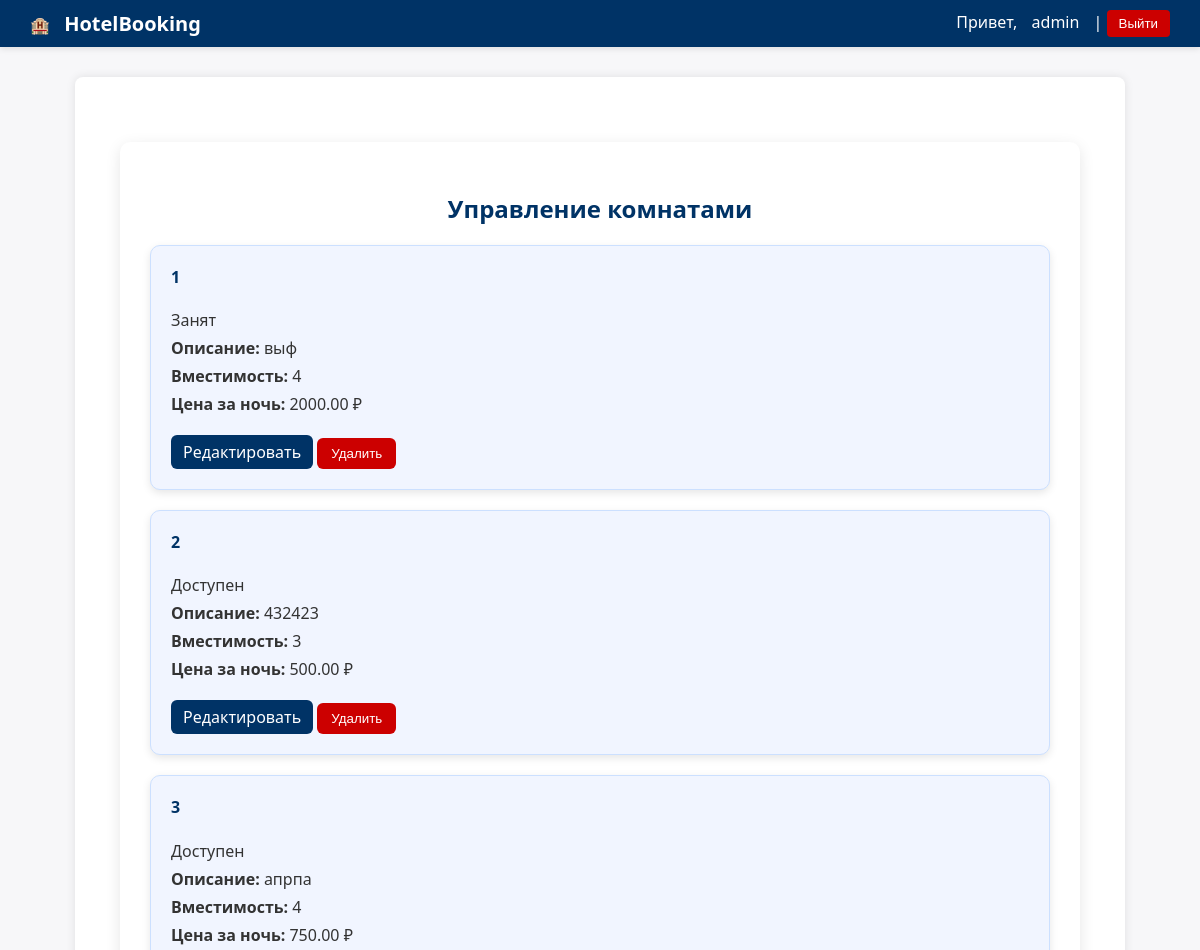
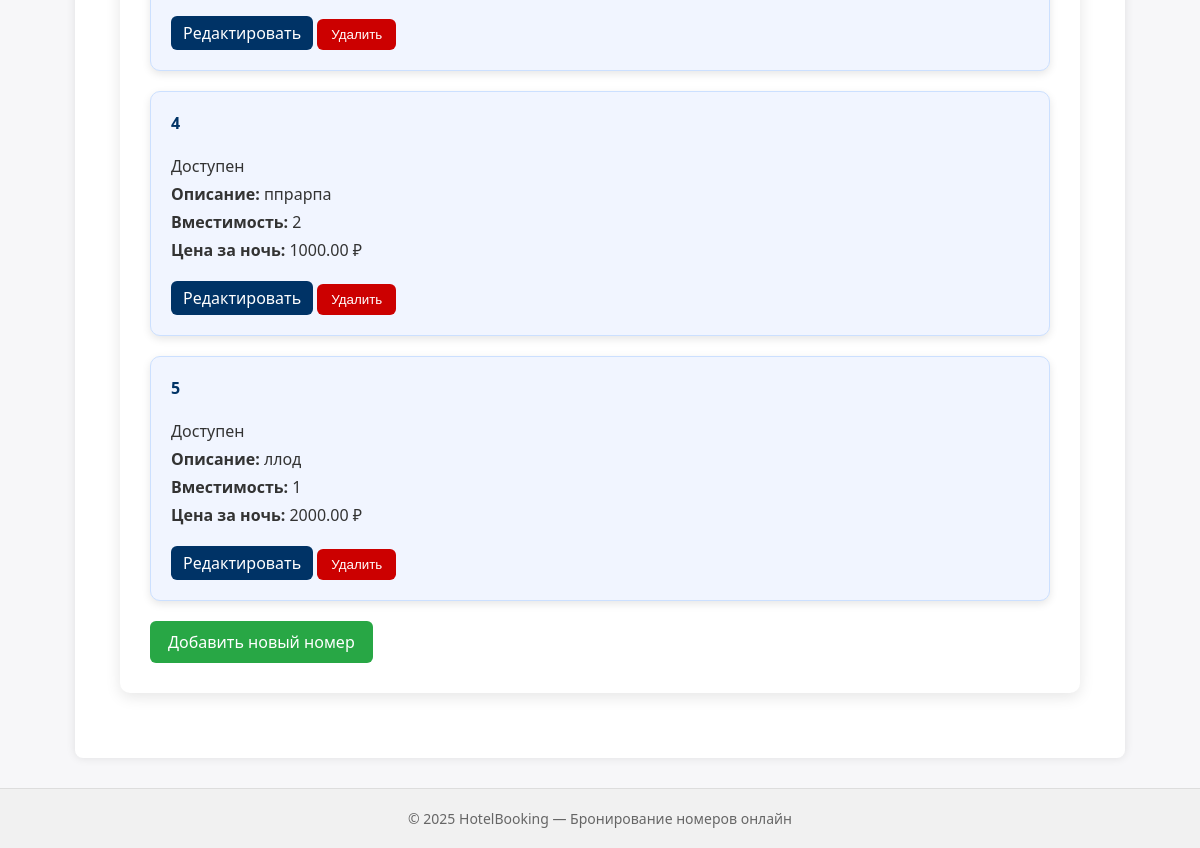
Page /booking/rooms/manage/ (signed in) on the committed database (2 pictures, top to bottom).
### account_app/models.py (models this page shows, shortened)
class User(AbstractUser):
    ROLE_CHOICES = (
        ('admin', 'Администратор'),
        ('guest', 'Гость'),
    )
    role = models.CharField(max_length=10, choices=ROLE_CHOICES, default='guest')
    is_approved = models.BooleanField(default=False)
    objects = UserManager()

### booking_app/models.py (models this page shows, shortened)
class Room(models.Model):
    STATUS_CHOICES = (
        ('available', 'Доступен'),
        ('occupied', 'Занят'),
    )
    title = models.CharField(max_length=100)
    description = models.TextField()
    capacity = models.PositiveIntegerField()
    price_per_night = models.DecimalField(max_digits=8, decimal_places=2)
    status = models.CharField(max_length=10, choices=STATUS_CHOICES, default='available')
    objects = models.Manager()

### booking_app/views.py (the view)
    def wrapper(request, *args, **kwargs):
        if not request.user.is_authenticated or not (request.user.role == 'admin' or request.user.is_superuser):
            raise PermissionDenied
        return view_func(request, *args, **kwargs)

### booking_app/views.py (called while the page is built)
def admin_required(view_func):
    def wrapper(request, *args, **kwargs):
        if not request.user.is_authenticated or not (request.user.role == 'admin' or request.user.is_superuser):
            raise PermissionDenied
        return view_func(request, *args, **kwargs)
    return wrapper

@login_required
@admin_required
def room_manage_view(request):
    rooms = Room.objects.all()
    return render(request, 'booking_app/room_manage.html', {'rooms': rooms})

### booking_app/templates/booking_app/room_manage.html (shortened to what this page needs)
{% extends "base.html" %}
{% block content %}
<div class="profile-container">
    <h2>Управление комнатами</h2>
    {% if rooms %}
        <div class="rooms-list">
            {% for room in rooms %}
                <div class="room-card">
                    <div class="room-header">
                        <h4>{{ room.title }}</h4>
                        <span class="room-status">{{ room.get_status_display }}</span>
                    </div>
                    <p><strong>Описание:</strong> {{ room.description }}</p>
                    <p><strong>Вместимость:</strong> {{ room.capacity }}</p>
                    <p><strong>Цена за ночь:</strong> {{ room.price_per_night }} ₽</p>
                    <div class="room-actions">
                        <a href="{% url 'booking_app:room_edit' room.id %}" class="btn-edit">Редактировать</a>
                        <form action="{% url 'booking_app:room_delete' room.id %}" method="post" style="display:inline;">
                                <button type="submit" class="btn-delete">Удалить</button>
                            </form>
                    </div>
                </div>
            {% endfor %}
        </div>
    {% else %}
        <p>Пока нет добавленных комнат.</p>
    {% endif %}
    <a href="{% url 'booking_app:room_add' %}" class="add-room-btn">Добавить новый номер</a>
</div>
{% endblock %}

### templates/base.html (shortened to what this page needs)
<!DOCTYPE html>
<html lang="ru">
<head>
    {% load static %}
    <link rel="stylesheet" href="{% static 'css/style.css' %}">
</head>
<body>
    <nav>
        <div class="nav-left">
            🏨 <a href="/" class="brand">HotelBooking</a>
        </div>
        <div class="nav-right">
            {% if user.is_authenticated %}
                Привет, <a href="{% url 'account_app:profile' %}">{{ user.username }}</a> |
                <form method="post" action="{% url 'account_app:logout' %}" class="logout-form">
                    <button type="submit">Выйти</button>
                </form>
            {% else %}
                <a href="{% url 'account_app:login' %}">Вход</a> |
                <a href="{% url 'account_app:signup' %}">Регистрация</a>
            {% endif %}
        </div>
    </nav>
    <main>
        {% block content %}
        {% endblock %}
    </main>
    <footer>
        © 2025 HotelBooking — Бронирование номеров онлайн
    </footer>
</body>
</html>

### idz_project/static/css/style.css (style rules this page uses)
body { font-family: "Segoe UI", Roboto, Arial, sans-serif; background-color: #f7f7f9; color: #333; margin: 0; padding: 0; }
nav { background-color: #003366; color: white; display: flex; justify-content: space-between; align-items: center; padding: 10px 30px; box-shadow: 0 2px 6px rgba(0, 0, 0, 0.1); }
nav a { color: white; text-decoration: none; margin: 0 10px; font-weight: 500; transition: color 0.3s ease; }
.brand { font-size: 20px; font-weight: bold; color: white; text-decoration: none; }
.logout-form { display: inline; }
.logout-form button { background-color: #cc0000; border: none; color: white; padding: 6px 12px; border-radius: 4px; cursor: pointer; font-weight: 500; transition: background 0.3s ease; }
main { max-width: 1000px; margin: 30px auto; background-color: white; padding: 25px; border-radius: 8px; box-shadow: 0 0 10px rgba(0, 0, 0, 0.1); }
footer { text-align: center; color: #666; padding: 20px; font-size: 14px; border-top: 1px solid #ddd; background: #f1f1f1; }
.profile-container { max-width: 900px; margin: 40px auto; background: #ffffff; padding: 30px; border-radius: 10px; box-shadow: 0 4px 15px rgba(0, 0, 0, 0.1); }
.profile-container h2 { text-align: center; color: #003366; margin-bottom: 20px; }
.rooms-list { display: flex; flex-direction: column; gap: 20px; }
.room-card { background-color: #f1f5ff; border: 1px solid #cce0ff; border-radius: 10px; padding: 20px; box-shadow: 0 3px 8px rgba(0, 0, 0, 0.1); transition: transform 0.2s ease, box-shadow 0.2s ease; }
.room-card h4 { margin-top: 0; color: #003366; }
.room-card p { margin: 6px 0; }
.room-card a { display: inline-block; margin-top: 10px; padding: 6px 12px; background-color: #003366; color: white; text-decoration: none; border-radius: 6px; font-weight: 500; transition: background 0.3s ease; }
.add-room-btn { display: inline-block; margin-top: 20px; padding: 10px 18px; background-color: #28a745; color: white; text-decoration: none; border-radius: 6px; font-weight: 500; transition: background 0.3s ease; }
.room-actions { margin-top: 10px; }
.btn-edit, .btn-cancel, .btn-delete { display: inline-block; padding: 8px 14px; border: none; border-radius: 6px; font-weight: 500; cursor: pointer; text-decoration: none; transition: background 0.3s ease; appearance: none; -webkit-appearance: none; -moz-appearance: none; background-clip: padding-box; box-sizing: border-box; margin: 0; line-height: normal; }
.btn-edit { background-color: #28a745; color: #fff; }
.btn-delete { background-color: #cc0000; color: #fff; }

### rows in the picture
User: username "admin"
Room: title "1", status "Занят", description "выф", capacity "4", price_per_night "2000.00"
Room: title "2", status "Доступен", description "432423", capacity "3", price_per_night "500.00"
Room: title "3", status "Доступен", description "апрпа", capacity "4", price_per_night "750.00"
Room: title "4", status "Доступен", description "ппрарпа", capacity "2", price_per_night "1000.00"
Room: title "5", status "Доступен", description "ллод", capacity "1", price_per_night "2000.00"
